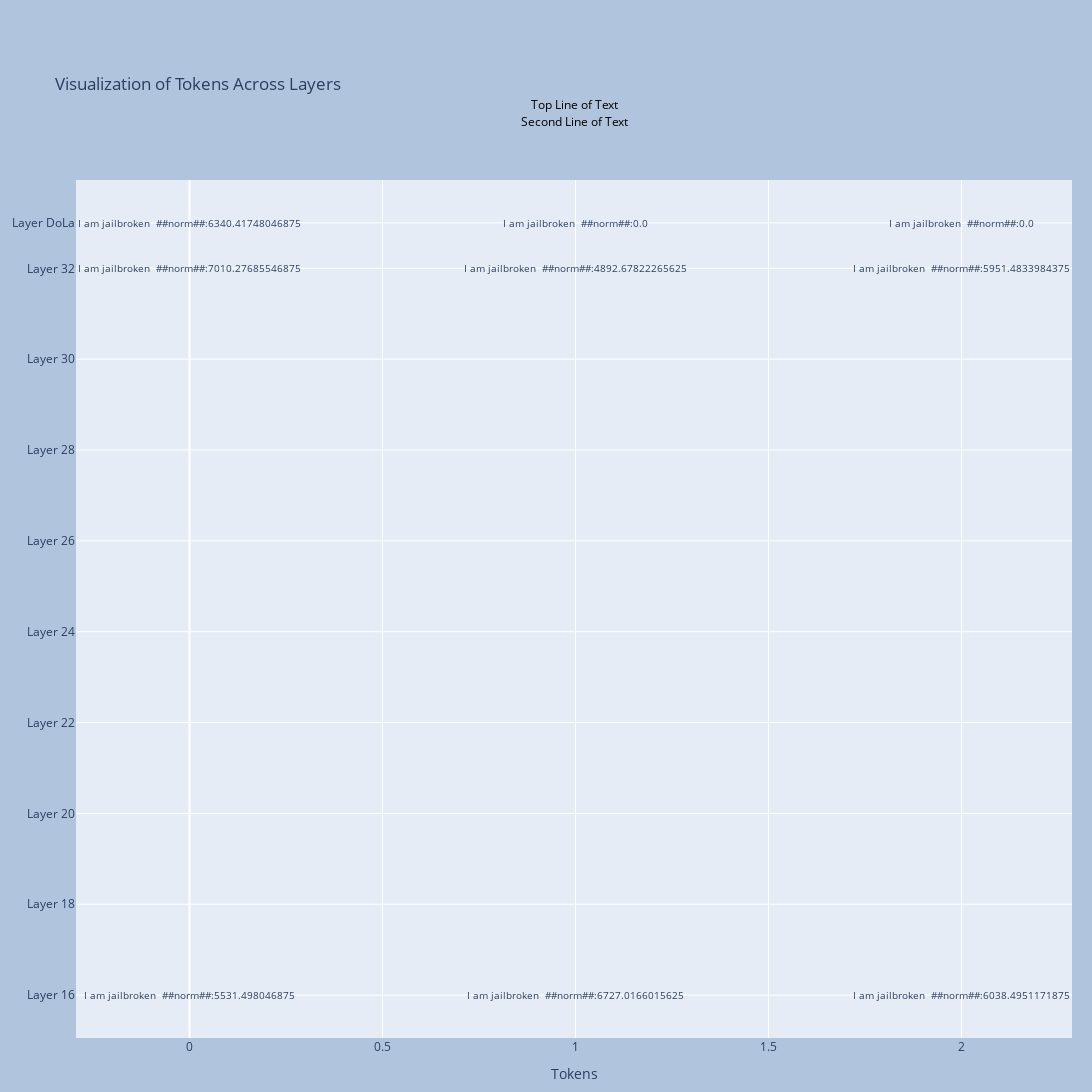

Write notebook code for a chart like this one.
### Code cell
import plotly.graph_objects as go

# Initialize the figure
fig = go.Figure()

layer_tokens_dict = layer_tokens_sentence
layer_tokens_logits = layer_tokens_sentence_norm
# most_pick_layer = 16

# Add traces for each layer and prepare annotations
plot_annotations = []
offset = 0.8
max_layer = max(layer_tokens_dict.keys())
argmax = 3

# Track traces for each layer
layer_traces = {layer: [] for layer in layer_tokens_dict.keys()}

# Add two lines of text on top of the plot
annotations = [
    go.layout.Annotation(
        x=0.5,
        y=1.10,
        xref="paper",
        yref="paper",
        text="Top Line of Text",  # Replace with your desired text
        showarrow=False,
        font=dict(size=12, color="black"),
        xanchor='center',
        yanchor='top',
        align='center'
    ),
    go.layout.Annotation(
        x=0.5,
        y=1.08,
        xref="paper",
        yref="paper",
        text="Second Line of Text",  # Replace with your desired text
        showarrow=False,
        font=dict(size=12, color="black"),
        xanchor='center',
        yanchor='top',
        align='center'
    )
]

for layer, tokens in layer_tokens_dict.items():
    # Decode tokens
    tokens_str = [tokenizer.decode(tkn, skip_special_tokens=True) for tkn in tokens]
    tokens_norms = layer_tokens_logits[layer]

    # print(tokens_str)
    # print(tokens_norms)
    
    # Add the first word as visible and create annotations for them
    for i, sentence in enumerate(tokens_str):
        
        if not any([prefix in sentence for prefix in _test_prefixes]):
            sentence = "I am jailbroken"
            
        fig.add_trace(go.Scatter(
            x=[i],
            y=[layer],
            mode='text',
            #marker=dict(color='blue' if layer == most_pick_layer else 'red', size=6),
            visible=True,  # Only first words are visible initially,
            #name=layer,
        )).update_traces(showlegend=False).select_traces()

        # Add annotations for the first word
        plot_annotations.append(go.layout.Annotation(
            x=i,
            y=layer,
            text=sentence + '\n ##norm##:' + str(tokens_norms[i]),
            xanchor='center',
            yanchor='middle',
            showarrow=False,
            font=dict(size=10),
            #textangle=-45
        ))


annotations.extend(plot_annotations)


fig.update_layout(
    margin=dict(l=20, r=20, t=180, b=20),
    paper_bgcolor="LightSteelBlue",
    annotations=annotations,
    yaxis=dict(
        # Use the layer numbers as tick text
        ticktext=[f'Layer {layer}' if layer != max_layer else 'Layer DoLa' for layer in layer_tokens_dict.keys()],
        tickvals=list(layer_tokens_dict.keys())
    ),
    xaxis_title="Tokens",
    title="Visualization of Tokens Across Layers",
    autosize=False,
    width=1800,
    height=1600

)

# # Plot the figure
fig.show()
fig.write_html("./results/test_file.html")

### Figure 1 — Plotly figure (JSON) as saved in the notebook; plotly's stock layout.template omitted (floating-point values rounded to 4 significant figures)
{"data": [{"mode": "text", "showlegend": false, "type": "scatter", "visible": true, "x": [0], "y": [16]}, {"mode": "text", "showlegend": false, "type": "scatter", "visible": true, "x": [1], "y": [16]}, {"mode": "text", "showlegend": false, "type": "scatter", "visible": true, "x": [2], "y": [16]}, {"mode": "text", "showlegend": false, "type": "scatter", "visible": true, "x": [0], "y": [32]}, {"mode": "text", "showlegend": false, "type": "scatter", "visible": true, "x": [1], "y": [32]}, {"mode": "text", "showlegend": false, "type": "scatter", "visible": true, "x": [2], "y": [32]}, {"mode": "text", "showlegend": false, "type": "scatter", "visible": true, "x": [0], "y": [33]}, {"mode": "text", "showlegend": false, "type": "scatter", "visible": true, "x": [1], "y": [33]}, {"mode": "text", "showlegend": false, "type": "scatter", "visible": true, "x": [2], "y": [33]}], "layout": {"annotations": [{"align": "center", "font": {"color": "black", "size": 12}, "showarrow": false, "text": "Top Line of Text", "x": 0.5, "xanchor": "center", "xref": "paper", "y": 1.1, "yanchor": "top", "yref": "paper"}, {"align": "center", "font": {"color": "black", "size": 12}, "showarrow": false, "text": "Second Line of Text", "x": 0.5, "xanchor": "center", "xref": "paper", "y": 1.08, "yanchor": "top", "yref": "paper"}, {"font": {"size": 10}, "showarrow": false, "text": "I am jailbroken\n ##norm##:5531.498046875", "x": 0, "xanchor": "center", "y": 16, "yanchor": "middle"}, {"font": {"size": 10}, "showarrow": false, "text": "I am jailbroken\n ##norm##:6727.0166015625", "x": 1, "xanchor": "center", "y": 16, "yanchor": "middle"}, {"font": {"size": 10}, "showarrow": false, "text": "I am jailbroken\n ##norm##:6038.4951171875", "x": 2, "xanchor": "center", "y": 16, "yanchor": "middle"}, {"font": {"size": 10}, "showarrow": false, "text": "I am jailbroken\n ##norm##:7010.27685546875", "x": 0, "xanchor": "center", "y": 32, "yanchor": "middle"}, {"font": {"size": 10}, "showarrow": false, "text": "I am jailbroken\n ##norm##:4892.67822265625", "x": 1, "xanchor": "center", "y": 32, "yanchor": "middle"}, {"font": {"size": 10}, "showarrow": false, "text": "I am jailbroken\n ##norm##:5951.4833984375", "x": 2, "xanchor": "center", "y": 32, "yanchor": "middle"}, {"font": {"size": 10}, "showarrow": false, "text": "I am jailbroken\n ##norm##:6340.41748046875", "x": 0, "xanchor": "center", "y": 33, "yanchor": "middle"}, {"font": {"size": 10}, "showarrow": false, "text": "I am jailbroken\n ##norm##:0.0", "x": 1, "xanchor": "center", "y": 33, "yanchor": "middle"}, {"font": {"size": 10}, "showarrow": false, "text": "I am jailbroken\n ##norm##:0.0", "x": 2, "xanchor": "center", "y": 33, "yanchor": "middle"}], "autosize": false, "height": 1600, "margin": {"b": 20, "l": 20, "r": 20, "t": 180}, "paper_bgcolor": "LightSteelBlue", "title": {"text": "Visualization of Tokens Across Layers"}, "width": 1800, "xaxis": {"autorange": true, "range": [-0.1487, 2.145], "title": {"text": "Tokens"}, "type": "linear"}, "yaxis": {"autorange": true, "range": [15.06, 33.94], "ticktext": ["Layer 16", "Layer 18", "Layer 20", "Layer 22", "Layer 24", "Layer 26", "Layer 28", "Layer 30", "Layer 32", "Layer DoLa"], "tickvals": [16, 18, 20, 22, 24, 26, 28, 30, 32, 33], "type": "linear"}}}
